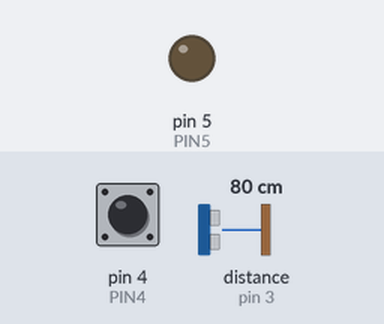
A program run on a simulated Arduino Uno, built with avr-gcc and run on an emulated ATmega328P. On the bench: output pins drawn as LEDs (lit = HIGH). Wiring (inferred from the names in the program): ultrasonic range finder: trigger pin 2; echo pin 3. The inputs (shaded band) are chosen by the test bench; at power-on: distance to the obstacle (sensor on pin 3) 80 cm, pin 4 (PIN4) HIGH. The echo pulse lasts 58.3 µs per cm; pins used as bus, display or sensor lines are not drawn.

Above: at 1.2 s.
1.3 s: distance to the obstacle (sensor on pin 3) set to 7 cm
2.8 s: distance to the obstacle (sensor on pin 3) set to 4 cm
At 3.6 s:
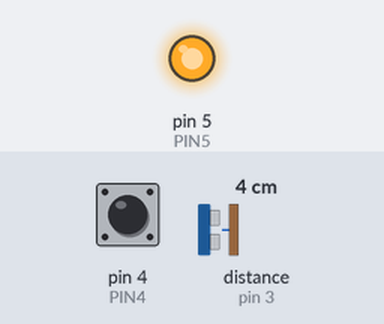
4.3 s: distance to the obstacle (sensor on pin 3) set to 2 cm
At 5.1 s:
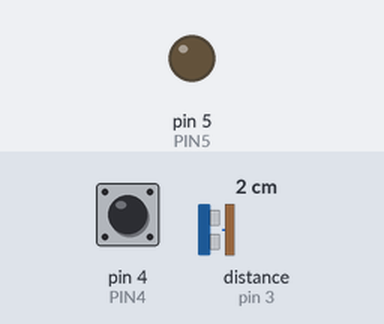
5.8 s: pin 4 (PIN4) pulled LOW for 3.2 s
At 6.5 s:
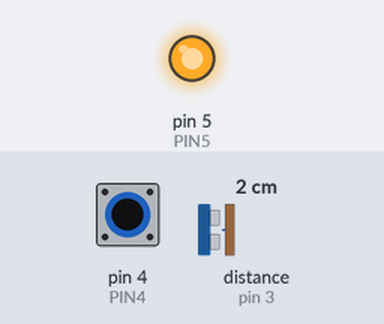
Timing chart, 0 to 10.5 s (numbered marks = the images above; inputs shaded):
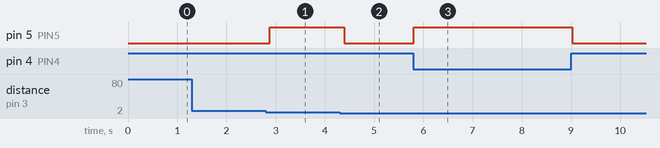

The program:

main.cpp
```cpp
#include <Arduino.h>
#define PIN4 4
#define PIN5 5
#define TRIG2 2
#define ECHO3 3

float zmierzOdleglosc();

void setup() {
  pinMode(PIN4, INPUT_PULLUP);
  pinMode(PIN5, OUTPUT);
  pinMode(TRIG2, OUTPUT);
  pinMode(ECHO3, INPUT);
}

void loop() {
  float pomiarHC = zmierzOdleglosc();
  if((pomiarHC > 2 && pomiarHC < 5) || digitalRead(PIN4) == LOW) {
    digitalWrite(PIN5, HIGH);
    delay(100);
  } else {
    digitalWrite(PIN5, LOW);
    delay(100);
  }
}

float zmierzOdleglosc() {
  float pomiar;
  digitalWrite(TRIG2, LOW);
  delayMicroseconds(2);
  digitalWrite(TRIG2, HIGH);
  delayMicroseconds(10);
  digitalWrite(TRIG2, LOW);
  pomiar = pulseIn(ECHO3, HIGH) / 58.0;
  return pomiar;
}

/*
#include <Arduino.h>
#define ADC0 A0

void setup() {
  Serial.begin(9600);
  randomSeed(analogRead(ADC0));
}

void loop() {
  int losowaWartosc = random(100);
  if(losowaWartosc < 10 || losowaWartosc > 90) {
    Serial.print(losowaWartosc);
    Serial.print(" SPELNIA WARUNEK");
  }
}
*/
```

Measured:
- the behaviour switches between 6 and 5 cm on distance to the obstacle (sensor on pin 3) (found by bisection; images 0 and 1)
- the behaviour switches between 3 and 2 cm on distance to the obstacle (sensor on pin 3) (found by bisection; images 1 and 2)
- after the input at 1.3 s, every drawn part: stays the same
- after the input at 2.8 s, pin 5 (PIN5): LOW → HIGH after 0.08 s
- after the input at 4.3 s, pin 5 (PIN5): HIGH → LOW after 0.09 s
- after the input at 5.8 s, pin 5 (PIN5): LOW → HIGH at once, → LOW 3.2 s later
